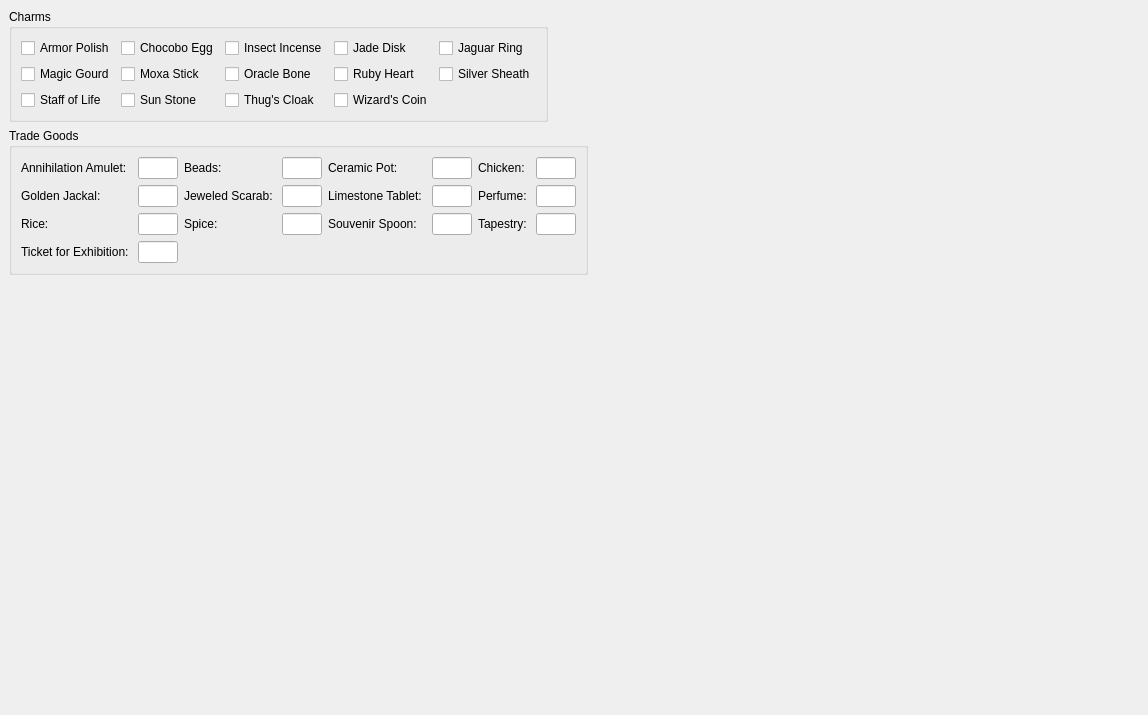
      <widget class="QWidget" name="tradingTab" >
       <attribute name="title" >
        <string>Trading</string>
       </attribute>
       <layout class="QVBoxLayout" >
        <property name="margin" >
         <number>9</number>
        </property>
        <property name="spacing" >
         <number>6</number>
        </property>
        <item>
         <layout class="QHBoxLayout" >
          <property name="margin" >
           <number>0</number>
          </property>
          <property name="spacing" >
           <number>6</number>
          </property>
          <item>
           <widget class="QGroupBox" name="groupBox_8" >
            <property name="title" >
             <string>Charms</string>
            </property>
            <layout class="QVBoxLayout" >
             <property name="margin" >
              <number>9</number>
             </property>
             <property name="spacing" >
              <number>6</number>
             </property>
             <item>
              <layout class="QGridLayout" >
               <property name="margin" >
                <number>0</number>
               </property>
               <property name="spacing" >
                <number>6</number>
               </property>
               <item row="2" column="2" >
                <widget class="QCheckBox" name="thugsCloakCheck" >
                 <property name="text" >
                  <string>Thug's Cloak</string>
                 </property>
                </widget>
               </item>
               <item row="2" column="0" >
                <widget class="QCheckBox" name="staffOfLifeCheck" >
                 <property name="text" >
                  <string>Staff of Life</string>
                 </property>
                </widget>
               </item>
               <item row="1" column="4" >
                <widget class="QCheckBox" name="silverSheathCheck" >
                 <property name="text" >
                  <string>Silver Sheath</string>
                 </property>
                </widget>
               </item>
               <item row="0" column="4" >
                <widget class="QCheckBox" name="jaguarRingCheck" >
                 <property name="text" >
                  <string>Jaguar Ring</string>
                 </property>
                </widget>
               </item>
               <item row="0" column="1" >
                <widget class="QCheckBox" name="chocoboEggCheck" >
                 <property name="text" >
                  <string>Chocobo Egg</string>
                 </property>
                </widget>
               </item>
               <item row="1" column="3" >
                <widget class="QCheckBox" name="rubyHeartCheck" >
                 <property name="text" >
                  <string>Ruby Heart</string>
                 </property>
                </widget>
               </item>
               <item row="1" column="0" >
                <widget class="QCheckBox" name="magicGourdCheck" >
                 <property name="text" >
                  <string>Magic Gourd</string>
                 </property>
                </widget>
               </item>
               <item row="2" column="1" >
                <widget class="QCheckBox" name="sunStoneCheck" >
                 <property name="text" >
                  <string>Sun Stone</string>
                 </property>
                </widget>
               </item>
               <item row="2" column="3" >
                <widget class="QCheckBox" name="wizardsCoinCheck" >
                 <property name="text" >
                  <string>Wizard's Coin</string>
                 </property>
                </widget>
               </item>
               <item row="1" column="1" >
                <widget class="QCheckBox" name="moxaStickCheck" >
                 <property name="text" >
                  <string>Moxa Stick</string>
                 </property>
                </widget>
               </item>
               <item row="0" column="3" >
                <widget class="QCheckBox" name="jadeDiskCheck" >
                 <property name="text" >
                  <string>Jade Disk</string>
                 </property>
                </widget>
               </item>
               <item row="0" column="2" >
                <widget class="QCheckBox" name="insectIncenseCheck" >
                 <property name="text" >
                  <string>Insect Incense</string>
                 </property>
                </widget>
               </item>
               <item row="1" column="2" >
                <widget class="QCheckBox" name="oracleBoneCheck" >
                 <property name="text" >
                  <string>Oracle Bone</string>
                 </property>
                </widget>
               </item>
               <item row="0" column="0" >
                <widget class="QCheckBox" name="armorPolishCheck" >
                 <property name="text" >
                  <string>Armor Polish</string>
                 </property>
                </widget>
               </item>
              </layout>
             </item>
            </layout>
           </widget>
          </item>
          <item>
           <spacer>
            <property name="orientation" >
             <enum>Qt::Horizontal</enum>
            </property>
            <property name="sizeHint" >
             <size>
              <width>591</width>
              <height>20</height>
             </size>
            </property>
           </spacer>
          </item>
         </layout>
        </item>
        <item>
         <layout class="QHBoxLayout" >
          <property name="margin" >
           <number>0</number>
          </property>
          <property name="spacing" >
           <number>6</number>
          </property>
          <item>
           <widget class="QGroupBox" name="groupBox_9" >
            <property name="title" >
             <string>Trade Goods</string>
            </property>
            <layout class="QVBoxLayout" >
             <property name="margin" >
              <number>9</number>
             </property>
             <property name="spacing" >
              <number>6</number>
             </property>
             <item>
              <layout class="QGridLayout" >
               <property name="margin" >
                <number>0</number>
               </property>
               <property name="spacing" >
                <number>6</number>
               </property>
               <item row="1" column="1" >
                <widget class="QLineEdit" name="goldenJackalText" >
                 <property name="maximumSize" >
                  <size>
                   <width>40</width>
                   <height>16777215</height>
                  </size>
                 </property>
                 <property name="maxLength" >
                  <number>2</number>
                 </property>
                </widget>
               </item>
               <item row="0" column="6" >
                <widget class="QLabel" name="label_48" >
                 <property name="text" >
                  <string>Chicken: </string>
                 </property>
                </widget>
               </item>
               <item row="0" column="1" >
                <widget class="QLineEdit" name="annihilationAmuletText" >
                 <property name="minimumSize" >
                  <size>
                   <width>40</width>
                   <height>0</height>
                  </size>
                 </property>
                 <property name="maximumSize" >
                  <size>
                   <width>40</width>
                   <height>16777215</height>
                  </size>
                 </property>
                 <property name="maxLength" >
                  <number>2</number>
                 </property>
                </widget>
               </item>
               <item row="3" column="1" >
                <widget class="QLineEdit" name="ticketForExhibitionText" >
                 <property name="maximumSize" >
                  <size>
                   <width>40</width>
                   <height>16777215</height>
                  </size>
                 </property>
                 <property name="maxLength" >
                  <number>2</number>
                 </property>
                </widget>
               </item>
               <item row="1" column="3" >
                <widget class="QLineEdit" name="jeweledScarabText" >
                 <property name="maximumSize" >
                  <size>
                   <width>40</width>
                   <height>16777215</height>
                  </size>
                 </property>
                 <property name="maxLength" >
                  <number>2</number>
                 </property>
                </widget>
               </item>
               <item row="0" column="2" >
                <widget class="QLabel" name="label_42" >
                 <property name="text" >
                  <string>Beads: </string>
                 </property>
                </widget>
               </item>
               <item row="2" column="5" >
                <widget class="QLineEdit" name="souvenirSpoonText" >
                 <property name="maximumSize" >
                  <size>
                   <width>40</width>
                   <height>16777215</height>
                  </size>
                 </property>
                 <property name="maxLength" >
                  <number>2</number>
                 </property>
                </widget>
               </item>
               <item row="0" column="4" >
                <widget class="QLabel" name="label_45" >
                 <property name="text" >
                  <string>Ceramic Pot: </string>
                 </property>
                </widget>
               </item>
               <item row="1" column="5" >
                <widget class="QLineEdit" name="limestoneTabletText" >
                 <property name="maximumSize" >
                  <size>
                   <width>40</width>
                   <height>16777215</height>
                  </size>
                 </property>
                 <property name="maxLength" >
                  <number>2</number>
                 </property>
                </widget>
               </item>
               <item row="1" column="6" >
                <widget class="QLabel" name="label_49" >
                 <property name="text" >
                  <string>Perfume: </string>
                 </property>
                </widget>
               </item>
               <item row="2" column="0" >
                <widget class="QLabel" name="label_40" >
                 <property name="text" >
                  <string>Rice: </string>
                 </property>
                </widget>
               </item>
               <item row="2" column="3" >
                <widget class="QLineEdit" name="spiceText" >
                 <property name="maximumSize" >
                  <size>
                   <width>40</width>
                   <height>16777215</height>
                  </size>
                 </property>
                 <property name="maxLength" >
                  <number>2</number>
                 </property>
                </widget>
               </item>
               <item row="2" column="4" >
                <widget class="QLabel" name="label_47" >
                 <property name="text" >
                  <string>Souvenir Spoon: </string>
                 </property>
                </widget>
               </item>
               <item row="1" column="7" >
                <widget class="QLineEdit" name="perfumeText" >
                 <property name="maximumSize" >
                  <size>
                   <width>40</width>
                   <height>16777215</height>
                  </size>
                 </property>
                 <property name="maxLength" >
                  <number>2</number>
                 </property>
                </widget>
               </item>
               <item row="2" column="2" >
                <widget class="QLabel" name="label_44" >
                 <property name="text" >
                  <string>Spice: </string>
                 </property>
                </widget>
               </item>
               <item row="1" column="4" >
                <widget class="QLabel" name="label_46" >
                 <property name="text" >
                  <string>Limestone Tablet: </string>
                 </property>
                </widget>
               </item>
               <item row="2" column="1" >
                <widget class="QLineEdit" name="riceText" >
                 <property name="maximumSize" >
                  <size>
                   <width>40</width>
                   <height>16777215</height>
                  </size>
                 </property>
                 <property name="maxLength" >
                  <number>2</number>
                 </property>
                </widget>
               </item>
               <item row="2" column="7" >
                <widget class="QLineEdit" name="tapestryText" >
                 <property name="maximumSize" >
                  <size>
                   <width>40</width>
                   <height>16777215</height>
                  </size>
                 </property>
                 <property name="maxLength" >
                  <number>2</number>
                 </property>
                </widget>
               </item>
               <item row="3" column="0" >
                <widget class="QLabel" name="label_41" >
                 <property name="text" >
                  <string>Ticket for Exhibition: </string>
                 </property>
                </widget>
               </item>
               <item row="0" column="7" >
                <widget class="QLineEdit" name="chickenText" >
                 <property name="minimumSize" >
                  <size>
                   <width>40</width>
                   <height>0</height>
                  </size>
                 </property>
                 <property name="maximumSize" >
                  <size>
                   <width>40</width>
                   <height>16777215</height>
                  </size>
                 </property>
                 <property name="maxLength" >
                  <number>2</number>
                 </property>
                </widget>
               </item>
               <item row="0" column="0" >
                <widget class="QLabel" name="label_38" >
                 <property name="text" >
                  <string>Annihilation Amulet: </string>
                 </property>
                </widget>
               </item>
               <item row="0" column="3" >
                <widget class="QLineEdit" name="beadsText" >
                 <property name="minimumSize" >
                  <size>
                   <width>40</width>
                   <height>0</height>
                  </size>
                 </property>
                 <property name="maximumSize" >
                  <size>
                   <width>40</width>
                   <height>16777215</height>
                  </size>
                 </property>
                 <property name="maxLength" >
                  <number>2</number>
                 </property>
                </widget>
               </item>
               <item row="2" column="6" >
                <widget class="QLabel" name="label_50" >
                 <property name="text" >
                  <string>Tapestry: </string>
                 </property>
                </widget>
               </item>
               <item row="0" column="5" >
                <widget class="QLineEdit" name="ceramicPotText" >
                 <property name="minimumSize" >
                  <size>
                   <width>40</width>
                   <height>0</height>
                  </size>
                 </property>
                 <property name="maximumSize" >
                  <size>
                   <width>40</width>
                   <height>16777215</height>
                  </size>
                 </property>
                 <property name="maxLength" >
                  <number>2</number>
                 </property>
                </widget>
               </item>
               <item row="1" column="2" >
                <widget class="QLabel" name="label_43" >
                 <property name="text" >
                  <string>Jeweled Scarab: </string>
                 </property>
                </widget>
               </item>
               <item row="1" column="0" >
                <widget class="QLabel" name="label_39" >
                 <property name="text" >
                  <string>Golden Jackal: </string>
                 </property>
                </widget>
               </item>
              </layout>
             </item>
            </layout>
           </widget>
          </item>
          <item>
           <spacer>
            <property name="orientation" >
             <enum>Qt::Horizontal</enum>
            </property>
            <property name="sizeHint" >
             <size>
              <width>531</width>
              <height>20</height>
             </size>
            </property>
           </spacer>
          </item>
         </layout>
        </item>
        <item>
         <spacer>
          <property name="orientation" >
           <enum>Qt::Vertical</enum>
          </property>
          <property name="sizeHint" >
           <size>
            <width>20</width>
            <height>431</height>
           </size>
          </property>
         </spacer>
        </item>
       </layout>
      </widget>
